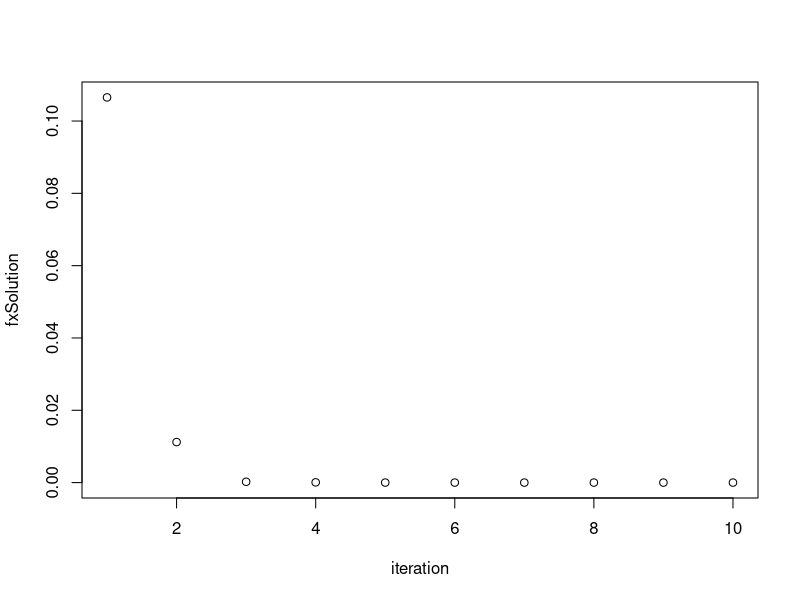

This chart was generated by the following R code:
library(datasets)  # Load/unload base packages manually

# wrapper around sprintf() and print()
printf <- function(...) invisible(cat(sprintf(...)))
print <- function(...) invisible(cat((...), "\n"))

tabulasi <- function(x0, xn, n, f) {
  xSolution <- c()
  fxSolution <- c()
  for(i in 1:n) {
    div <- (xn - x0) / 10
    x <- c()
    fx <- c()
    
    for(j in 0:10) {
      x[j+1] <- x0 + j*div
      fx[j+1] <- f(x0 + j*div)
    }
    
    flag <- 0

    printf("Iteration #%d\n", i)    
    for(j in 1:11) {
      printf("x = %.3f | f(x) = %.3f\n", x[j], fx[j])
      if(j==11) break
      
      if(fx[j]*fx[j+1] < 0) {
        x0 = x[j]
        xn = x[j+1]
        flag = 1
        
        xSolution[i] = x0
        fxSolution[i] = fx[j]
      }
    }
    printf("Taken x : %.3f\n\n", x0)

    if(flag==0) break
  }
  
  iteration = c(1:n)
  plot(iteration, fxSolution)
}

f <- function(x) {
  return(exp(1)^(-x) - x)
}

tabulasi(0, 1, 10, f)
